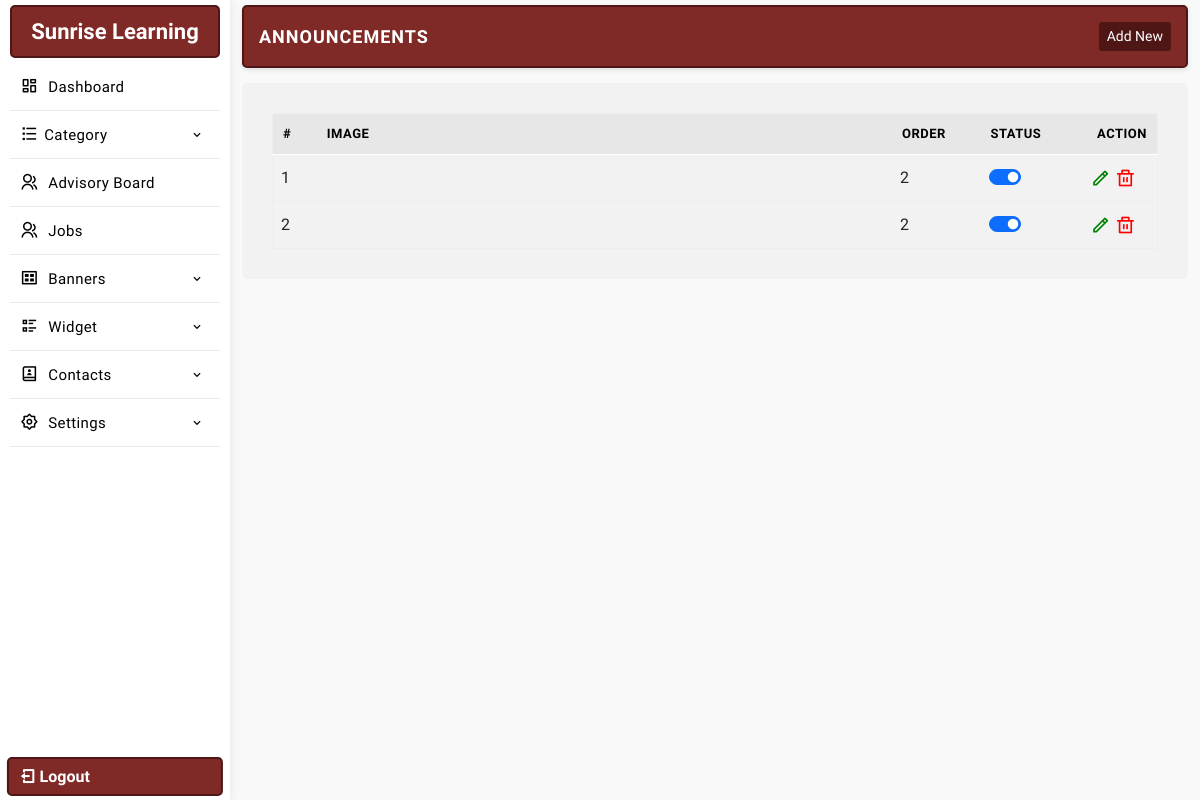
/manager/announce.php (signed in), run on the app's committed database.
### tables this page shows
CREATE TABLE `settings` (
  `id` int(11) NOT NULL,
  `web_name` varchar(255) NOT NULL,
  `email_id` varchar(255) NOT NULL,
  `alternate_email_id` varchar(255) NOT NULL,
  `contact_no` varchar(255) NOT NULL,
  `alternate_no` varchar(255) NOT NULL,
  `whatsapp_no` varchar(255) NOT NULL,
  `address` text NOT NULL,
  `youtubelink` varchar(255) NOT NULL,
  `map_iframe` longtext NOT NULL,
  `facebook` varchar(255) NOT NULL,
  `youtube` varchar(255) NOT NULL,
  `instagram` varchar(255) NOT NULL,
  `twitter` varchar(255) NOT NULL,
  `linkedin` varchar(255) NOT NULL,
  `logo` varchar(255) NOT NULL,
  `meta_title` varchar(255) NOT NULL,
  `meta_keywords` varchar(255) NOT NULL,
  `meta_desc` text NOT NULL,
  `smart_classroom_desc` text DEFAULT NULL,
  `smart_classroom_text` varchar(255) DEFAULT '1st Smart Classroom',
  `brochure_file` varchar(500) DEFAULT '',
  `footerdesc` text NOT NULL,
  `googletag` text NOT NULL,
  `headercenterline` varchar(255) NOT NULL
);

CREATE TABLE `announce` (
  `id` int(11) NOT NULL,
  `title` varchar(255) NOT NULL,
  `file` varchar(255) NOT NULL,
  `order` int(11) NOT NULL,
  `status` int(11) NOT NULL
);

### manager/database/db.php (called while the page is built, shortened)
<?php session_start();
$con = mysqli_connect( DB_HOST, DB_USER, DB_PASSWORD, DB_NAME);
$sqlsetting = mysqli_query($con,"SELECT * FROM `settings`");
$rwlinks = mysqli_fetch_array($sqlsetting);
$websitename = $rwlinks['web_name'];
?>

### manager/config.php (called while the page is built)
<?php include 'database/db.php'; ?>

### manager/announce.php (the view, shortened to what this page needs)
<?php include 'config.php';
	$title = 'Announcements';
	include 'include/header.php';
	include 'include/sidebar.php';
 ?>
<section class="main-dashboard">
<div class="container-fluid">
<div class="row">
<div class="col-md-12">
	<div class="page-title">
		<div class="title">
			<h3><?=$title;?></h3>
		</div>
		<div class="createbtn">
			<a href="createannounce.php"> Add New</a>
		</div>
	</div>
</div>
<div class="col-md-12">
	<div class="page-content">
		<table class="table table-hover" id="myTable">
			<thead>
				<tr>
					<th width="5%">#</th>
					<th>Image</th>
					<th width="10%">Order</th>
					<th width="10%">Status</th>
					<th width="10%" class="text-end">Action</th>
				</tr>
			</thead>
			<tbody>
			<?php
				$sqltc  = mysqli_query($con, "SELECT * FROM announce ORDER BY id ASC");
				if(mysqli_num_rows($sqltc)){
					$serial = 1;
					while($rwtc = mysqli_fetch_assoc($sqltc )){
						$tcid = $rwtc['id'];
			 ?>
				<tr id='remove<?php echo $tcid; ?>'>
					<td><?php echo $serial; ?></td>
					<td><img src="<?=$path.$rwtc['file']; ?>" alt="<?=$rwtc['title'];?>" style="width: 100px;"></td>
					<td><?=$rwtc['order'];?></td>
					<td>
					<div class="form-check form-switch">
							<?php $checked = $rwtc['status']==1 ? "checked" : ""; ?>
						  <input class="form-check-input" type="checkbox" data-table="announce" ide="<?=$rwtc['id'];?>" <?=$checked;?>>
						</div>
					</td>
					<td class="text-center">
						<a href="updateannounce.php?id=<?=$tcid; ?>" class="editbtn ri-pencil-line" ></a>
						<a href="javascript:"  ide="<?=$tcid; ?>" class='delbtn ri-delete-bin-line' ></a>
					</td>
				</tr>
		<?php $serial++; }} ?>
			</tbody>
		</table>
	</div>
</div>
</div>
</div>
</section>
<?php
	include "include/footer.php";
?>

### manager/include/sidebar.php (shortened to what this page needs)
<aside class="sidebar-menu-dashboard">
<div class="logo-n-toggle">
	<a href="dashboard.php"><?=$websitename;?></a>
</div>
<nav class="menu">
<ul class="aside-menu">
<li class="menu-item ">
	<a href="dashboard.php" class="menu-link">
	<span class="link-text"><i class="ri-dashboard-line"></i> Dashboard</span>
	</a>
</li>
<li class="menu-item has-submenu">
	<a href="javascript:" class="menu-link" id="parent-menu">
	<span class="link-text"><i class="ri-list-check"></i>Category</span>
	<i class='bx bx-chevron-down'></i>
	</a>
</li>
<li class="menu-item ">
	<a href="advisoryboard.php" class="menu-link">
	<span class="link-text"><i class="ri-group-line"></i> Advisory Board</span>
	</a>
</li>
<li class="menu-item ">
	<a href="jobs.php" class="menu-link">
	<span class="link-text"><i class="ri-group-line"></i> Jobs</span>
	</a>
</li>
<li class="menu-item has-submenu">
<a href="javascript:" class="menu-link orders" id="parent-menu">
<span class="link-text"><i class="ri-gallery-view"></i> Banners</span>
<i class='bx bx-chevron-down'></i>
</a>
</li>
<li class="menu-item has-submenu">
<a href="javascript:" class="menu-link" id="parent-menu">
<div>
<span class="link-text"><i class="ri-list-check-2"></i> Widget</span>
</div>
<i class='bx bx-chevron-down'></i>
</a>
</li>
<li class="menu-item has-submenu">
<a href="javascript:" class="menu-link orders" id="parent-menu">
<div>
<span class="link-text"><i class="ri-contacts-book-2-line"></i> Contacts</span>
</div>
<i class='bx bx-chevron-down'></i>
</a>
</li>
<li class="menu-item has-submenu">
<a href="javascript:" class="menu-link orders" id="parent-menu">
<div>
<span class="link-text"><i class="ri-settings-2-line"></i> Settings</span>
</div>
<i class='bx bx-chevron-down'></i>
</a>
</li>
</ul>
</nav>
<a href="logout.php" class="logout-fixed"><i class="ri-logout-box-line"></i> Logout</a>
</aside>

### manager/css/style.css (style rules this page uses)
* { margin: 0; padding: 0; box-sizing: border-box; font-family: "Public Sans", sans-serif; }
:root { --text1-color: #a7a7a7; --primary-color: #7F2A26; --secondary-color: #4e1715; }
table { margin: 0 !important;border: 1px solid #eee !important; }
table thead { background: #e7e7e7;border-bottom: 1px solid #fff;color: #fff; }
table thead tr th { font-weight: 600 !important;font-size: 13px;border-bottom: 0 !important;padding: 10px !important;color: #000;text-transform: uppercase;letter-spacing: .5px; }
tr td { vertical-align: middle; }
p,h1,h2,h3,h4,h5,h6 { margin: 0; }
a { text-decoration: none; color: #000; }
ul { list-style: none; padding: 0; margin: 0; }
.addimage, .editbtn,.delbtn { font-size: 20px; }
.editbtn { color: green; }
.delbtn { color: red; }
aside { width: 230px; height: 100vh; transition: all .4s linear; float: left; box-shadow: 1px 0 10px rgb(0 0 0 / 8%); position: relative; padding: 5px 10px; }
.logo-n-toggle { display: flex; justify-content: center; align-items: center; padding: 8px 10px; border: 2px solid var(--secondary-color); border-radius: 5px; background: var(--primary-color); }
.logo-n-toggle a { display: block; transition: display .4s linear; color: #fff; text-align: center; font-weight: 800; font-size: 22px; }
.logo-n-toggle a:before, .logo-n-toggle a:after { width: 12px; height: 12px; display: inline-block; border: 4px solid var(--primary-color); border-radius: 50%; margin: 0 5px; }
.logout-fixed { position: absolute; bottom: 4px; left: 50%; padding: 5px 10px; width: 94%; color: #fff; margin: auto; transform: translateX(-50%); border-radius: 5px; border: 2px solid var(--secondary-color); font-weight: 600; background: var(--primary-color); transition: .3s linear; }
.page-title { padding: 15px; border-radius: 5px; border: 2px solid var(--secondary-color); display: flex; align-items: center; justify-content: space-between; margin-bottom: 15px; box-shadow: 0 .125rem .25rem rgba(165,163,174,.3); background: #fff; background: var(--primary-color); }
.page-title .title h3 { font-size: 18px; color: #fff; text-transform: uppercase; font-weight: 700; letter-spacing: 1px; }
.page-title .createbtn { display: flex; align-items: center; gap: 10px; }
.page-title .createbtn a { font-size: 14px; display: flex; align-items: center; justify-content: center; border-radius: 3px; padding: 4px 8px; font-weight: 500; background: var(--secondary-color); color: #fff; transition: .3s ease; }
.page-content { background: #fff;padding: 30px;border-radius: 5px;background: #f2f2f2; }
aside .menu { height: 88%; overflow: auto; padding: 5px 0; }
.aside-menu .menu-item { transition: all .2s linear; position: relative; }
.aside-menu .menu-item > .menu-link { text-decoration: none; display: block; padding: 10px 10px; display: flex; justify-content: space-between; align-items: center; white-space: nowrap; border-bottom: 1px solid #e9e9e9; }
.aside-menu .menu-item > .menu-link i { color: #000; font-size: 18px; margin-right: 5px; display: inline-block; }
.aside-menu .menu-item > .menu-link .bx-chevron-down, .aside-menu .menu-item > .menu-link .link-text { transition: all .2s linear; color: #000; font-size: 15px; letter-spacing: 0.4px; font-weight: 400; }
.aside-menu .menu-item > .menu-link span::after { content: ""; font-family: FontAwesome; }
section.main-dashboard { float: left; width: calc(100% - 230px); transition: all .4s linear; overflow: auto; height: 100vh; padding: 5px 0; background: #f9f9f9; }

### data on the page
settings: web_name "Sunrise Learning"
announce: order "2"
announce: order "2"

### other printed values
$title "ANNOUNCEMENTS"
